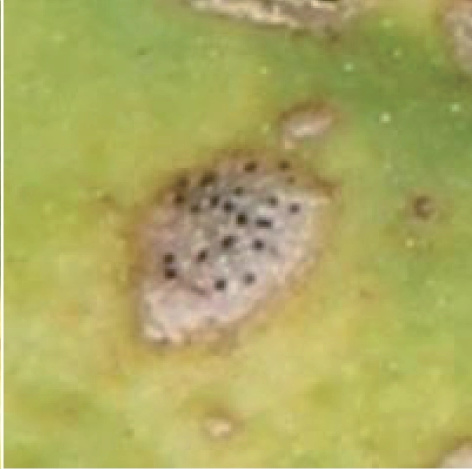
#> input picture android-app/app/src/main/assets/references/anthracnose_1.jpg, 472 x 469 px
$ python -i preprocessing.py   (imports and definitions only)
#> lines starting #> are read from the running program, lines starting #| are printed output that depends on the picture
"""App image contract: decode like Android, then RGB uint8 -> float32 [1,224,224,3]."""
from pathlib import Path
from io import BytesIO
import numpy as np
from PIL import Image, ImageOps, ImageCms

MAX_PIXELS = 16_000_000
FORMATS = {"JPEG", "PNG", "WEBP", "BMP"}


def decode_rgb(path):
    with Image.open(Path(path)) as source:
#> source is the input picture: PIL image 472x469 RGB; mean R, G, B 171.7, 169.4, 95.9
        if source.format not in FORMATS or getattr(source, "n_frames", 1) != 1:
            raise ValueError("Use JPEG, PNG, BMP ou WebP estático.")
        if source.width * source.height > MAX_PIXELS:
            raise ValueError("Imagem acima de 16 megapixels; exporte uma cópia menor.")
        source.load()
        oriented = ImageOps.exif_transpose(source)
        profile = source.info.get("icc_profile")
        if profile:
            # BitmapFactory no Android também decodifica para sRGB.
            alpha = oriented.convert("RGBA").getchannel("A")
            try:
                oriented = ImageCms.profileToProfile(oriented.convert("RGB"),
                    ImageCms.ImageCmsProfile(BytesIO(profile)), ImageCms.createProfile("sRGB"), outputMode="RGB")
            except (ImageCms.PyCMSError, OSError) as error:
                raise ValueError("Perfil de cor inválido; exporte a imagem como sRGB.") from error
            if alpha.getextrema() != (255, 255):
                oriented.putalpha(alpha)
        if oriented.mode in ("RGBA", "LA") or "transparency" in oriented.info:
            rgba = np.asarray(oriented.convert("RGBA"), dtype=np.uint32)
            a = rgba[..., 3:4]
            return ((rgba[..., :3] * a + 255 * (255 - a) + 127) // 255).astype(np.uint8)
        return np.asarray(oriented.convert("RGB"), dtype=np.uint8).copy()


DISTILLED_RESIZE = "resize_shorter_256_bicubic_center_crop_224_v1"


def resize_distilled_rgb(rgb):
    """Preprocessing do checkpoint: Pillow bicubic antialias + CenterCrop torchvision."""
    if rgb.ndim != 3 or rgb.shape[2] != 3 or rgb.dtype != np.uint8:
        raise ValueError("Esperado RGB uint8 H×W×3.")
    height, width, _ = rgb.shape
#> height = 469; width = 472
    short = min(width, height)
#> short = 469
    if short < 1:
        raise ValueError("Imagem vazia.")
    resized_width, resized_height = 256 * width // short, 256 * height // short
#> resized_width = 257; resized_height = 256
    image = Image.fromarray(rgb).resize((resized_width, resized_height), Image.Resampling.BICUBIC)
    left, top = round((resized_width - 224) / 2), round((resized_height - 224) / 2)
#> left = 16; top = 16
    return np.asarray(image.crop((left, top, left + 224, top + 224)), dtype=np.float32).copy()
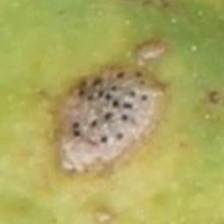
#> returned value: shape (224, 224, 3) float32; mean of channels 0, 1, 2 171.5, 167.7, 95.4; drawn as R, G, B


def preprocess(path):
    return resize_distilled_rgb(decode_rgb(path))[None, ...]

>>> result = preprocess('../../android-app/app/src/main/assets/references/anthracnose_1.jpg')

$ run again, on android-app/app/src/main/assets/references/anthracnose_2.jpg
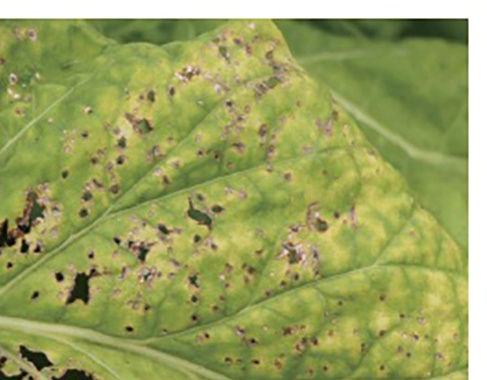
#> input picture android-app/app/src/main/assets/references/anthracnose_2.jpg, 487 x 380 px
#> in decode_rgb, source is the input picture: PIL image 487x380 RGB; mean R, G, B 154, 161.9, 94.5
#> height = 380; width = 487
#> short = 380
#> resized_width = 328; resized_height = 256
#> left = 52; top = 16
#> in resize_distilled_rgb, `return np.asarray(image.crop((left, top, left + 224, top + 224)), dtyp..`:
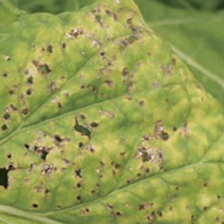
#> returned value: shape (224, 224, 3) float32; mean of channels 0, 1, 2 149.6, 156.8, 82.3; drawn as R, G, B

$ run again, on android-app/app/src/main/assets/references/black_shank_1.jpg
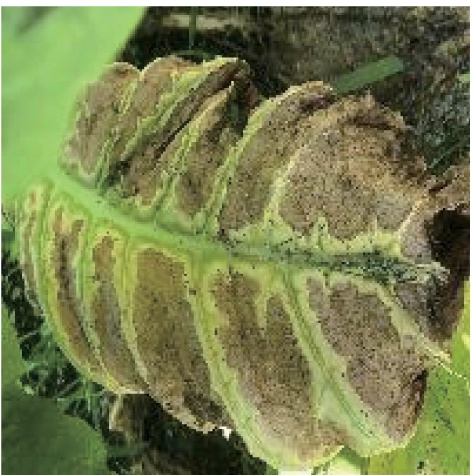
#> input picture android-app/app/src/main/assets/references/black_shank_1.jpg, 472 x 476 px
#> in decode_rgb, source is the input picture: PIL image 472x476 RGB; mean R, G, B 120.1, 127.1, 79.3
#> height = 476; width = 472
#> resized_width = 256; resized_height = 258
#> left = 16; top = 17
#> in resize_distilled_rgb, `return np.asarray(image.crop((left, top, left + 224, top + 224)), dtyp..`:
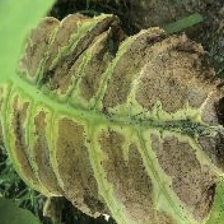
#> returned value: shape (224, 224, 3) float32; mean of channels 0, 1, 2 122.4, 126.8, 77.9; drawn as R, G, B

$ run again, on android-app/app/src/main/assets/references/black_shank_2.jpg
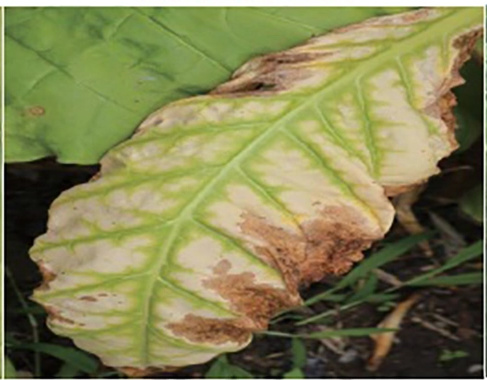
#> input picture android-app/app/src/main/assets/references/black_shank_2.jpg, 487 x 380 px
#> in decode_rgb, source is the input picture: PIL image 487x380 RGB; mean R, G, B 130.2, 128.4, 82.1
#> height = 380; width = 487
#> short = 380
#> resized_width = 328; resized_height = 256
#> left = 52; top = 16
#> in resize_distilled_rgb, `return np.asarray(image.crop((left, top, left + 224, top + 224)), dtyp..`:
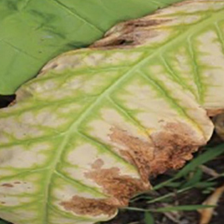
#> returned value: shape (224, 224, 3) float32; mean of channels 0, 1, 2 152, 147.4, 92.3; drawn as R, G, B
